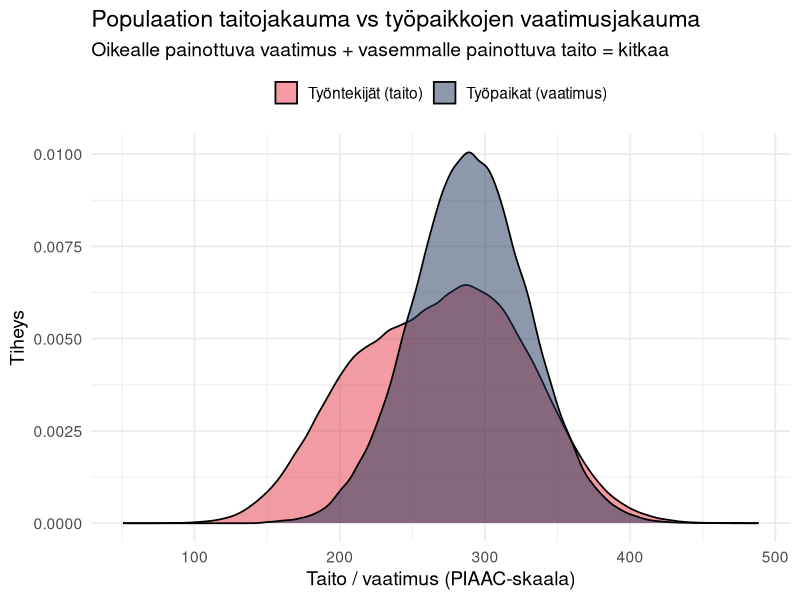
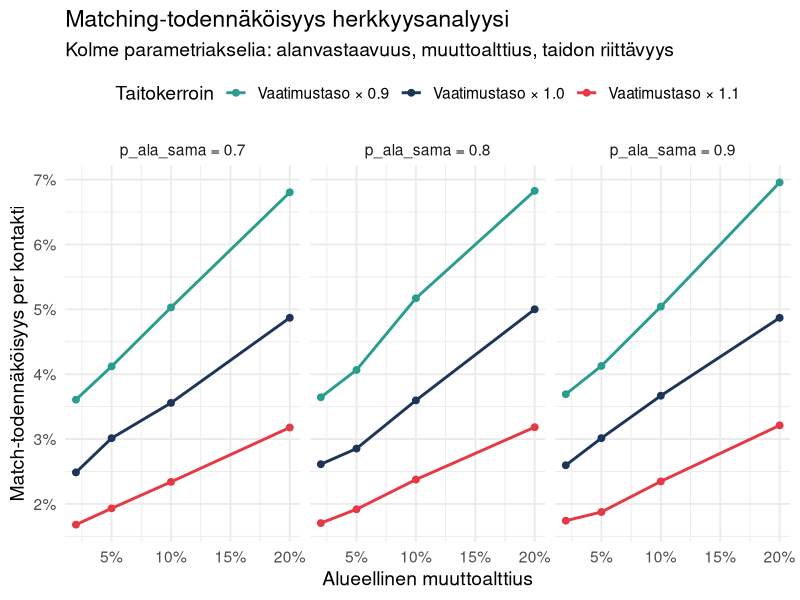
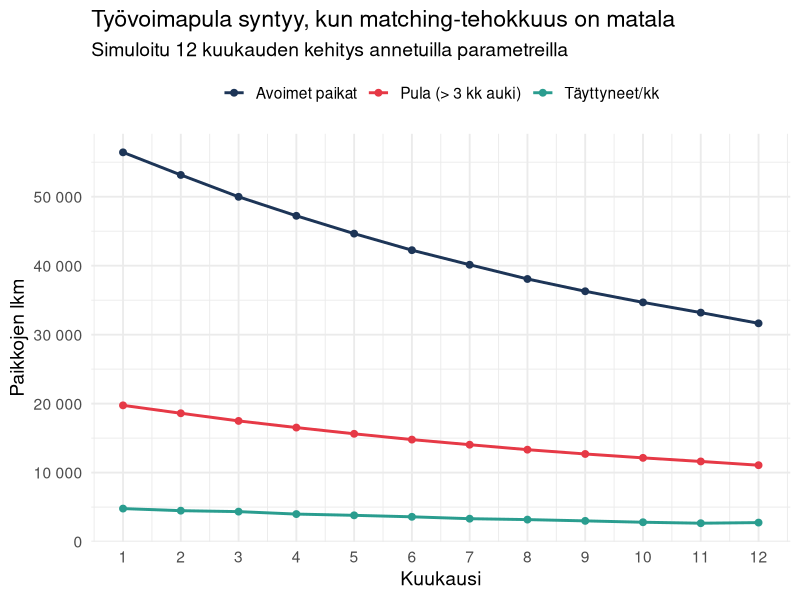
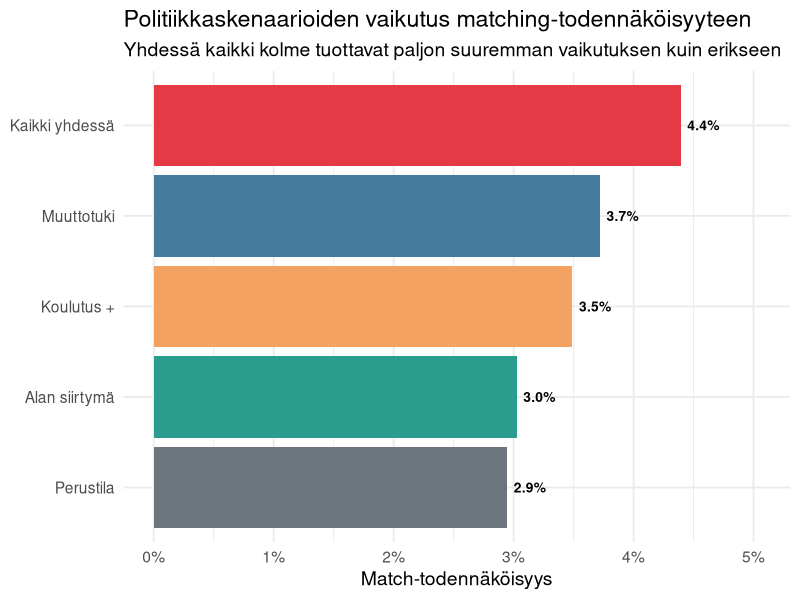

Write R code to recreate these figures, in order.
## ---- chunk 1
#| echo: false

library(tidyverse)
library(scales)

theme_set(theme_minimal(base_size = 14))
set.seed(2026)
## ---- chunk 2
#| label: populaation-rakennus

# Parametrit
N      <- 250000   # työttömät
M      <- 60000    # avoimet työpaikat
K_alat <- 10       # koulutusalojen määrä
R_alueet <- 19     # maakunnat

# Taitotasot: heterogeeninen populaatio (PIAAC-tyylinen)
# Osa 10:n mixture: 30 % matalalla tasolla, 70 % korkeammalla
taso_luokat <- sample(c(1, 2), N, replace = TRUE, prob = c(0.30, 0.70))
taidot <- ifelse(
  taso_luokat == 1,
  rnorm(N, mean = 210, sd = 35),
  rnorm(N, mean = 295, sd = 45)
)
taidot <- pmax(taidot, 0)

# Alan affiniteetti: ei tasajakauma, joka peilaa osan 6 aloituspaikkoja
ala_priot <- c(
  "Kasvatusala"     = 0.10,
  "Humanistiset"    = 0.09,
  "Yhteiskunnat"    = 0.06,
  "Kauppa"          = 0.18,
  "Luonnontiet"     = 0.07,
  "ICT"             = 0.08,
  "Tekniikka"       = 0.19,
  "Maatalous"       = 0.02,
  "Terveys/sos"     = 0.15,
  "Palvelut"        = 0.06
)
alat <- sample(names(ala_priot), N, replace = TRUE, prob = ala_priot)

# Alueellinen jakauma: realistinen, Uudenmaan voimakas painotus
alue_priot <- c(
  "Uusimaa"          = 0.31,
  "Pirkanmaa"        = 0.10,
  "Varsinais-Suomi"  = 0.09,
  "Pohjois-Pohjanmaa"= 0.07,
  "Pohjois-Savo"     = 0.05,
  "Keski-Suomi"      = 0.05,
  "Satakunta"        = 0.04,
  "Päijät-Häme"      = 0.04,
  "Kanta-Häme"       = 0.03,
  "Etelä-Pohjanmaa"  = 0.04,
  "Kymenlaakso"      = 0.03,
  "Pohjanmaa"        = 0.03,
  "Etelä-Savo"       = 0.03,
  "Pohjois-Karjala"  = 0.03,
  "Lappi"            = 0.03,
  "Etelä-Karjala"    = 0.02,
  "Kainuu"           = 0.01,
  "Keski-Pohjanmaa"  = 0.01,
  "Ahvenanmaa"       = 0.004
)
# Normalisoidaan
alue_priot <- alue_priot / sum(alue_priot)
alueet <- sample(names(alue_priot), N, replace = TRUE, prob = alue_priot)

tyontekijat <- tibble(
  id     = 1:N,
  taito  = taidot,
  ala    = alat,
  alue   = alueet
)
## ---- chunk 3
#| label: tyopaikat

# Työpaikkojen vaatimustasot: korkeammat kuin populaation keskitaito
# Peilaa osan 9 havaintoa: polarisaatio, ei-rutiini kasvaa
paikka_vaatimus <- rnorm(M, mean = 290, sd = 40)
paikka_vaatimus <- pmax(paikka_vaatimus, 150)

# Alojen jakauma työpaikoissa: ei sama kuin koulutusaloissa!
# Terveys, ICT ja tekniikka ovat yliedustettuina kysynnässä
ala_kysynta <- c(
  "Kasvatusala"     = 0.07,
  "Humanistiset"    = 0.03,
  "Yhteiskunnat"    = 0.05,
  "Kauppa"          = 0.15,
  "Luonnontiet"     = 0.04,
  "ICT"             = 0.14,   # yliedustettu
  "Tekniikka"       = 0.18,
  "Maatalous"       = 0.02,
  "Terveys/sos"     = 0.22,   # yliedustettu
  "Palvelut"        = 0.10
)
paikka_alat <- sample(names(ala_kysynta), M, replace = TRUE, prob = ala_kysynta)

# Alueellinen kysyntä: vielä voimakkaampi Uudenmaan painotus
paikka_alue_priot <- alue_priot
paikka_alue_priot["Uusimaa"]          <- 0.42
paikka_alue_priot["Pirkanmaa"]        <- 0.12
paikka_alue_priot["Pohjois-Karjala"]  <- 0.015
paikka_alue_priot["Kainuu"]           <- 0.005
paikka_alue_priot["Lappi"]            <- 0.02
paikka_alue_priot <- paikka_alue_priot / sum(paikka_alue_priot)
paikka_alueet <- sample(
  names(paikka_alue_priot),
  M,
  replace = TRUE,
  prob = paikka_alue_priot
)

tyopaikat <- tibble(
  paikka_id = 1:M,
  vaatimus  = paikka_vaatimus,
  ala       = paikka_alat,
  alue      = paikka_alueet
)
## ---- chunk 4
#| label: fig-taitojakaumat
#| fig-cap: "Työntekijöiden taitotasot vs työpaikkojen vaatimustasot"

bind_rows(
  tyontekijat |> select(taso = taito) |> mutate(tyyppi = "Työntekijät (taito)"),
  tyopaikat |> select(taso = vaatimus) |> mutate(tyyppi = "Työpaikat (vaatimus)")
) |>
  ggplot(aes(taso, fill = tyyppi)) +
  geom_density(alpha = 0.5, linewidth = 0.6) +
  scale_fill_manual(values = c(
    "Työntekijät (taito)"     = "#e63946",
    "Työpaikat (vaatimus)"    = "#1d3557"
  )) +
  labs(
    title    = "Populaation taitojakauma vs työpaikkojen vaatimusjakauma",
    subtitle = "Oikealle painottuva vaatimus + vasemmalle painottuva taito = kitkaa",
    x        = "Taito / vaatimus (PIAAC-skaala)",
    y        = "Tiheys",
    fill     = NULL
  ) +
  theme(legend.position = "top")
## ---- chunk 5
#| label: perus-matching

A <- 0.5   # matching-teknologia; kirjallisuudesta
alpha <- 0.5

matching_basic <- A * N^alpha * M^(1 - alpha)
matching_basic
## ---- chunk 6
#| label: matching-kitkalla

# Parametrit
p_ala_sama   <- 0.80    # alan sisäinen match-todennäköisyys
p_ala_naapuri <- 0.30   # naapurialoista (approks.)
p_alue_muutto <- 0.05   # Suomessa maakuntien välinen muuttoliike

# Kevyt lähestymistapa: näytteestetään paljon matchaus-yrityksiä
n_yritykset <- 200000

simuloi_matching <- function(n_yritykset,
                             p_ala_sama,
                             p_alue_muutto,
                             taitosuhde_kerroin = 1.0) {

  # Vedetään työntekijä-paikka -pareja
  w_idx <- sample(N, n_yritykset, replace = TRUE)
  p_idx <- sample(M, n_yritykset, replace = TRUE)

  w <- tyontekijat[w_idx, ]
  p <- tyopaikat[p_idx, ]

  # Ehto 1: taito riittää
  taito_ok <- w$taito >= p$vaatimus * taitosuhde_kerroin

  # Ehto 2: ala
  ala_ok <- w$ala == p$ala
  # Lisätään mahdollisuus naapuri-aloille: 30 % todennäköisyydellä match
  ala_naapuri <- runif(n_yritykset) < p_ala_naapuri & !ala_ok

  # Ehto 3: alue
  alue_ok <- w$alue == p$alue
  alue_muutto <- runif(n_yritykset) < p_alue_muutto & !alue_ok

  # Match onnistuu jos kaikki kolme ehtoa täyttyvät
  onnistuu <- taito_ok & (ala_ok | ala_naapuri) & (alue_ok | alue_muutto)

  sum(onnistuu)
}

matching_kitkalla <- simuloi_matching(n_yritykset, 0.80, 0.05)
## ---- chunk 7
#| label: herkkyysanalyysi

grid <- expand_grid(
  p_ala_sama    = c(0.70, 0.80, 0.90),
  p_alue_muutto = c(0.02, 0.05, 0.10, 0.20),
  taitokerroin  = c(0.9, 1.0, 1.1)
)

tulokset <- grid |>
  rowwise() |>
  mutate(
    matches = simuloi_matching(
      n_yritykset = 100000,
      p_ala_sama = p_ala_sama,
      p_alue_muutto = p_alue_muutto,
      taitosuhde_kerroin = taitokerroin
    ),
    match_rate = matches / 100000
  ) |>
  ungroup()
## ---- chunk 8
#| label: fig-herkkyys
#| fig-cap: "Matching rate eri parametreilla"

ggplot(tulokset,
       aes(p_alue_muutto, match_rate,
           colour = factor(taitokerroin),
           group = factor(taitokerroin))) +
  geom_line(linewidth = 1) +
  geom_point(size = 2) +
  facet_wrap(~paste0("p_ala_sama = ", p_ala_sama)) +
  scale_y_continuous(labels = percent) +
  scale_x_continuous(labels = percent) +
  scale_colour_manual(
    values = c("0.9" = "#2a9d8f", "1" = "#1d3557", "1.1" = "#e63946"),
    labels = c("Vaatimustaso × 0.9", "Vaatimustaso × 1.0", "Vaatimustaso × 1.1")
  ) +
  labs(
    title    = "Matching-todennäköisyys herkkyysanalyysi",
    subtitle = "Kolme parametriakselia: alanvastaavuus, muuttoalttius, taidon riittävyys",
    x        = "Alueellinen muuttoalttius",
    y        = "Match-todennäköisyys per kontakti",
    colour   = "Taitokerroin"
  ) +
  theme(legend.position = "top")
## ---- chunk 9
#| label: pula-simulointi

set.seed(2026)

# Simuloidaan 12 kuukautta
kuukaudet <- 12
jaljella_paikat <- M  # lähtötila
paikat_aikaa <- rep(0, M)  # kuinka monta kk kukin paikka on ollut auki

historia <- tibble(
  kk = integer(),
  avoimia = integer(),
  uusia_tayttyy = integer(),
  pula_yli_3kk = integer()
)

# Oletus: noin 1000 uutta paikkaa kk:ssa avautuu uusiksi
# Ja osa täyttyy matching-logiikan mukaisesti
matching_rate_per_kk <- 0.08  # 8 % täyttyy kuukaudessa

for (kk in 1:kuukaudet) {
  # Uusia paikkoja avautuu
  uusia <- rpois(1, 1200)

  # Matching-prosessi: noin 8 % nykyisistä paikoista täyttyy
  tayttyneet <- rbinom(1, jaljella_paikat, matching_rate_per_kk)

  jaljella_paikat <- jaljella_paikat - tayttyneet + uusia
  paikat_aikaa <- paikat_aikaa + 1

  # Paikat, joita ei ole saatu täytettyä yli 3 kk
  pula_lkm <- round(jaljella_paikat * 0.35)   # approks. arvio

  historia <- bind_rows(historia, tibble(
    kk = kk,
    avoimia = jaljella_paikat,
    uusia_tayttyy = tayttyneet,
    pula_yli_3kk = pula_lkm
  ))
}

historia
## ---- chunk 10
#| label: fig-pula-dynamiikka
#| fig-cap: "Simuloitu työvoimapulan dynamiikka 12 kuukauden ajalta"

historia |>
  pivot_longer(
    c(avoimia, uusia_tayttyy, pula_yli_3kk),
    names_to = "mittari",
    values_to = "lkm"
  ) |>
  mutate(mittari = recode(mittari,
    "avoimia"       = "Avoimet paikat",
    "uusia_tayttyy" = "Täyttyneet/kk",
    "pula_yli_3kk"  = "Pula (> 3 kk auki)"
  )) |>
  ggplot(aes(kk, lkm, colour = mittari)) +
  geom_line(linewidth = 1) +
  geom_point(size = 2) +
  scale_x_continuous(breaks = 1:12) +
  scale_y_continuous(labels = comma_format(big.mark = " ")) +
  scale_colour_manual(values = c(
    "Avoimet paikat"       = "#1d3557",
    "Täyttyneet/kk"        = "#2a9d8f",
    "Pula (> 3 kk auki)"   = "#e63946"
  )) +
  labs(
    title    = "Työvoimapula syntyy, kun matching-tehokkuus on matala",
    subtitle = "Simuloitu 12 kuukauden kehitys annetuilla parametreilla",
    x        = "Kuukausi",
    y        = "Paikkojen lkm",
    colour   = NULL
  ) +
  theme(legend.position = "top")
## ---- chunk 11
#| label: politiikkavertailu

skenariot <- tribble(
  ~skenario,         ~p_ala_sama, ~p_alue_muutto, ~taitokerroin,
  "Perustila",        0.80,        0.05,           1.00,
  "Koulutus +",       0.80,        0.05,           0.95,
  "Muuttotuki",       0.80,        0.10,           1.00,
  "Alan siirtymä",    0.85,        0.05,           1.00,
  "Kaikki yhdessä",   0.85,        0.10,           0.95
)

skenario_tulokset <- skenariot |>
  rowwise() |>
  mutate(
    match_rate = simuloi_matching(
      n_yritykset = 100000,
      p_ala_sama = p_ala_sama,
      p_alue_muutto = p_alue_muutto,
      taitosuhde_kerroin = taitokerroin
    ) / 100000
  ) |>
  ungroup()

ggplot(skenario_tulokset,
       aes(match_rate, fct_reorder(skenario, match_rate), fill = skenario)) +
  geom_col() +
  geom_text(aes(label = percent(match_rate, accuracy = 0.1)),
            hjust = -0.2, size = 3.5, fontface = "bold") +
  scale_x_continuous(labels = percent, limits = c(0, max(skenario_tulokset$match_rate) * 1.15)) +
  scale_fill_manual(values = c(
    "Perustila"        = "#6c757d",
    "Koulutus +"       = "#f4a261",
    "Muuttotuki"       = "#457b9d",
    "Alan siirtymä"    = "#2a9d8f",
    "Kaikki yhdessä"   = "#e63946"
  )) +
  labs(
    title    = "Politiikkaskenaarioiden vaikutus matching-todennäköisyyteen",
    subtitle = "Yhdessä kaikki kolme tuottavat paljon suuremman vaikutuksen kuin erikseen",
    x        = "Match-todennäköisyys",
    y        = NULL,
    fill     = NULL
  ) +
  theme(legend.position = "none")
